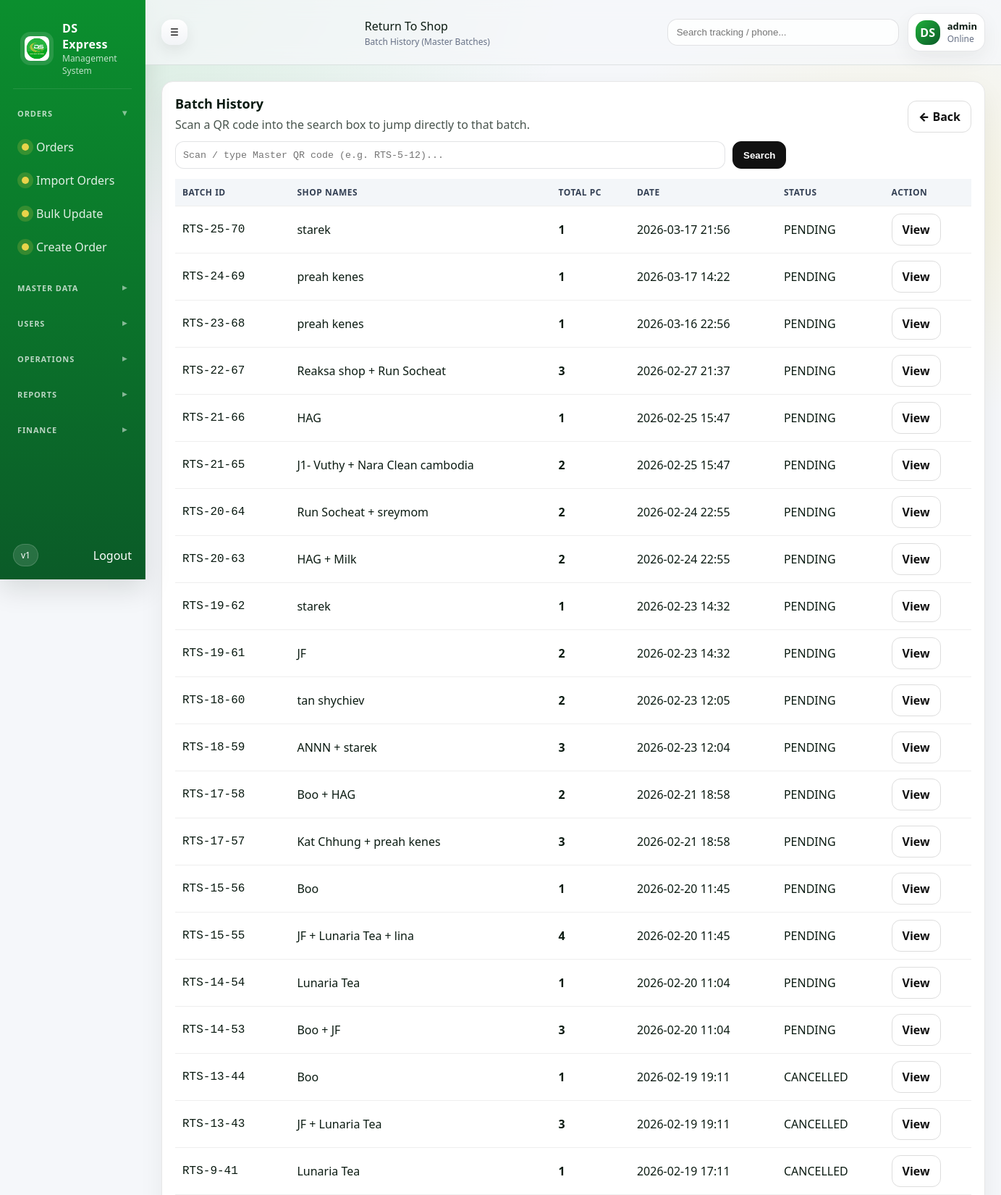
Page /return-shop/history/ (signed in, upper part) on the committed database.
### returnshop/models.py (models this page shows, shortened)
class ReturnShopLabel(models.Model):
    MODE_MERGE = "MERGE"
    MODE_SHOP = "SHOP"
    MODE_CHOICES = [
        (MODE_MERGE, "MERGE"),
        (MODE_SHOP, "SHOP"),
    ]
    batch = models.ForeignKey(
        ReturnShopBatch,
        on_delete=models.CASCADE,
        related_name="labels",
    )
    code = models.CharField(max_length=50, unique=True, blank=True, default="")
    ship_to_address = models.CharField(max_length=255, blank=True, default="")
    ship_to_phone = models.CharField(max_length=50, blank=True, default="")
    cod_amount = models.DecimalField(max_digits=12, decimal_places=2, default=Decimal("0.00"))
    mode = models.CharField(max_length=10, choices=MODE_CHOICES, default=MODE_MERGE)
    shop_name = models.CharField(max_length=255, blank=True, default="")  # "Shop A + Shop B" or single shop
    created_at = models.DateTimeField(auto_now_add=True)
    class Meta:
        ordering = ["-id"]
        indexes = [
            models.Index(fields=["batch", "created_at"]),
            models.Index(fields=["mode"]),
            models.Index(fields=["code"]),
        ]

### masterdata/models.py (models this page shows, shortened)
class Seller(models.Model):
    code = models.CharField(max_length=10, unique=True, blank=True)
    name = models.CharField(max_length=255)
    phone = models.CharField(max_length=50, blank=True)
    address = models.TextField(blank=True)
    is_active = models.BooleanField(default=True)
    portal_user = models.OneToOneField(
        settings.AUTH_USER_MODEL,
        null=True,
        blank=True,
        on_delete=models.SET_NULL,
        related_name="seller_portal",
    )
    created_at = models.DateTimeField(auto_now_add=True)
    class Meta:
        ordering = ["-id"]

### returnshop/views.py (the view)
# urls.py: path("return-shop/history/", views.returnshop_history, name="returnshop_history"),
@login_required
def returnshop_history(request):
    q = (request.GET.get("q") or "").strip()
    if q:
        hit = ReturnShopLabel.objects.filter(code=q).first()
        if hit:
            return redirect("returnshop_label_detail", pk=hit.id)
    labels_qs = (
        ReturnShopLabel.objects
        .select_related("batch", "batch__created_by")
        .prefetch_related(
            Prefetch(
                "batch__labels",
                queryset=ReturnShopLabel.objects.only("id", "batch_id", "code").order_by("id"),
            )
        )
        .order_by("-id")
    )
    if q:
        labels_qs = labels_qs.filter(code__icontains=q)
    label_rows = list(labels_qs[:500])
    batch_map = {}
    for lb in label_rows:
        if lb.batch_id and lb.batch_id not in batch_map:
            batch_map[lb.batch_id] = lb.batch
    progress_map = _build_batch_progress_map(batch_map.values())
    rows = []
    for lb in label_rows:
        total_pc = ReturnShopLabelItem.objects.filter(label=lb).count()
        seller_set = set()
        li_qs = ReturnShopLabelItem.objects.filter(label=lb).select_related("batch_item__order__seller")
        for li in li_qs:
            seller_set.add(_seller_name(li.batch_item.order))
        shop_names = " + ".join(sorted(seller_set)) if seller_set else "-"
        created_at = getattr(lb, "created_at", None) or (lb.batch.assigned_at if lb.batch else None)
        batch_progress = progress_map.get(lb.batch_id or 0, {})
        progress_label = batch_progress.get("label", lb.batch.status if lb.batch else "-")
        rows.append(
            {
                "id": lb.id,
                "code": lb.code,
                "shop_names": shop_names,
                "total_pc": total_pc,
                "created_at": created_at,
                "status": progress_label,
            }
        )
    return render(request, "returnshop/returnshop_history.html", {"q": q, "rows": rows})

### returnshop/models.py (called while the page is built)
    def get_progress_counts(self, done_codes=None):
        done_codes = set(done_codes or [])
        labels_qs = getattr(self, "_prefetched_objects_cache", {}).get("labels")
        if labels_qs is None:
            labels_qs = self.labels.all()
        labels = list(labels_qs)
        total_count = len(labels)
        done_count = 0
        for lb in labels:
            code = (getattr(lb, "code", "") or "").strip()
            if code and code in done_codes:
                done_count += 1
        return {
            "total_count": total_count,
            "done_count": done_count,
            "pending_count": max(total_count - done_count, 0),
        }

    def get_progress_label(self, done_codes=None):
        if self.status == self.STATUS_CANCELLED:
            return self.STATUS_CANCELLED
        counts = self.get_progress_counts(done_codes=done_codes)
        total_count = counts["total_count"]
        done_count = counts["done_count"]
        if total_count <= 0:
            return self.STATUS_PENDING
        if done_count <= 0:
            return self.STATUS_PENDING
        if done_count >= total_count:
            return self.STATUS_DONE
        return f"{done_count}/{total_count} DONE"

### returnshop/views.py (called while the page is built)
def _seller_name(o: Order) -> str:
    s = getattr(o, "seller", None)
    return getattr(s, "name", "-") or "-"

def _get_done_label_codes_from_pp(label_codes):
    codes = [str(x).strip() for x in (label_codes or []) if str(x).strip()]
    if not codes:
        return set()
    return set()

### templates/returnshop/returnshop_history.html (shortened to what this page needs)
{% extends "base.html" %}
{% block page_title %}Return To Shop{% endblock %}
{% block page_subtitle %}Batch History (Master Batches){% endblock %}
{% block content %}
<div class="card" style="padding:18px;border-radius:16px;">
  <div style="display:flex; justify-content:space-between; gap:12px; flex-wrap:wrap; align-items:flex-end;">
    <div>
      <div style="font-size:18px; font-weight:900;">Batch History</div>
      <div style="opacity:.75; margin-top:6px;">Scan a QR code into the search box to jump directly to that batch.</div>
    </div>
    <a class="btn btn-ghost" href="{% url 'returnshop_list' %}">← Back</a>
  </div>
  <form method="get" style="margin-top:12px; display:flex; gap:10px; flex-wrap:wrap;">
    <input class="input mono" name="q" value="{{ q }}" placeholder="Scan / type Master QR code (e.g. RTS-5-12)..." autofocus>
    <button class="btn" type="submit">Search</button>
  </form>
  <div style="margin-top:14px; overflow:auto;">
    <table class="ds-table" style="min-width:1100px;">
      <thead>
        <tr>
          <th class="th">Batch ID</th>
          <th class="th">Shop Names</th>
          <th class="th">Total PC</th>
          <th class="th">Date</th>
          <th class="th">Status</th>
          <th class="th">Action</th>
        </tr>
      </thead>
      <tbody>
        {% for r in rows %}
          <tr>
            <td class="td mono">{{ r.code }}</td>
            <td class="td">{{ r.shop_names }}</td>
            <td class="td"><b>{{ r.total_pc }}</b></td>
            <td class="td">{% if r.created_at %}{{ r.created_at|date:"Y-m-d H:i" }}{% else %}-{% endif %}</td>
            <td class="td">{{ r.status }}</td>
            <td class="td">
              <a class="btn btn-ghost" href="{% url 'returnshop_label_detail' r.id %}">View</a>
            </td>
          </tr>
        {% empty %}
          <tr><td colspan="6" style="padding:14px; opacity:.7;">No batches found.</td></tr>
        {% endfor %}
      </tbody>
    </table>
  </div>
</div>
{% endblock %}

### templates/base.html (shortened to what this page needs)
{% load static %}
<!doctype html>
<html>
  <head>
    <link rel="stylesheet" href="{% static 'css/ds.css' %}" />
  </head>
  <body>
    <div class="app">
      <aside class="sidebar" id="sidebar">
        <div class="brand">
          <img class="brand-logo" src="{% static 'img/ds-logo.png' %}" alt="DS Express" />
          <div class="brand-text">
            <div class="brand-name">DS Express</div>
            <div class="brand-sub">Management System</div>
          </div>
        </div>
        <nav class="menu">
          <div class="menu-title open" data-target="group-orders">Orders</div>
          <div class="menu-group" id="group-orders">
            <a class="menu-item " href="/orders/">
              <span class="dot"></span> Orders
            </a>
            <a class="menu-item {% if request.path == '/orders/import/' %}active{% endif %}" href="/orders/import/">
              <span class="dot"></span> Import Orders
            </a>
            <a class="menu-item {% if request.path|slice:':15' == '/orders/update/' or request.path == '/orders/update/upload/' %}active{% endif %}" href="/orders/update/upload/">
              <span class="dot"></span> Bulk Update
            </a>
            <a class="menu-item {% if request.path == '/orders/create/' %}active{% endif %}" href="/orders/create/">
              <span class="dot"></span> Create Order
            </a>
          </div>
          <div class="menu-title" data-target="group-master">Master Data</div>
          <div class="menu-title" data-target="group-users">Users</div>
          <div class="menu-title" data-target="group-ops">Operations</div>
          <div class="menu-title" data-target="group-reports">Reports</div>
          <div class="menu-title" data-target="group-finance">Finance</div>
        </nav>
        <div class="sidebar-footer">
          <div class="pill">v1</div>
          <form method="post" action="{% url 'logout' %}" class="logout-form">
            <button type="submit" class="logout logout-btn">Logout</button>
          </form>
        </div>
      </aside>
      <main class="main">
        <header class="topbar">
          <button class="icon-btn" id="toggleBtn" type="button">☰</button>
          <div class="topbar-title">
            {% block page_title %}Dashboard{% endblock %}
            <div class="topbar-sub">
              {% block page_subtitle %}DS Express Ops{% endblock %}
            </div>
          </div>
          <div class="topbar-right">
            <div class="search">
              <input placeholder="Search tracking / phone..." />
            </div>
            <div class="user-chip">
              <div class="avatar">DS</div>
              <div class="user-meta">
                <div class="user-name">{{ request.user.username|default:"admin" }}</div>
                <div class="user-role">Online</div>
              </div>
            </div>
          </div>
        </header>
        <section class="content">
          {% block content %}{% endblock %}
        </section>
      </main>
    </div>
  </body>
</html>

### templates/base.html (style rules this page uses)
.menu-title { font-size:11px; font-weight:900; letter-spacing:.08em; text-transform:uppercase; color:rgba(255,255,255,.72); margin:10px 0 8px; padding:0 22px 0 6px; cursor:pointer; position:relative; user-select:none; }
.menu-title::after { content:"▸"; position:absolute; right:6px; top:0; opacity:.7; font-size:12px; line-height:1.2; }
.menu-title.open::after { content:"▾"; }
.menu-group { display:block; }
.logout-btn { background:none; border:0; padding:0; color:inherit; font:inherit; cursor:pointer; }
.logout-form { margin:0; }

### templates/returnshop/returnshop_history.html (style rules this page uses)
.mono { font-family:ui-monospace,Consolas,monospace; }
.btn { padding:10px 14px;border-radius:12px;border:1px solid #111;background:#111;color:#fff;cursor:pointer;text-decoration:none;font-weight:900; }
.btn-ghost { padding:10px 14px;border-radius:12px;border:1px solid #ddd;background:#fff;color:#111;cursor:pointer;text-decoration:none;font-weight:900; }
.input { height:40px;padding:8px 10px;border-radius:12px;border:1px solid #e6e6e6;background:#fff; width:min(760px,100%); }
.th { text-align:center; }
.td { text-align:center; }

### rows in the picture
ReturnShopLabel: code "RTS-25-70", created_at "2026-03-17 21:56"
Seller: shop_names "starek" "starek"
ReturnShopLabel: code "RTS-24-69", created_at "2026-03-17 14:22"
Seller: shop_names "preah kenes" "preah kenes"
ReturnShopLabel: code "RTS-23-68", created_at "2026-03-16 22:56"
ReturnShopLabel: code "RTS-22-67", created_at "2026-02-27 21:37"
ReturnShopLabel: code "RTS-21-66", created_at "2026-02-25 15:47"
Seller: shop_names "HAG"
ReturnShopLabel: code "RTS-21-65", created_at "2026-02-25 15:47"
ReturnShopLabel: code "RTS-20-64", created_at "2026-02-24 22:55"
ReturnShopLabel: code "RTS-20-63", created_at "2026-02-24 22:55"
ReturnShopLabel: code "RTS-19-62", created_at "2026-02-23 14:32"
ReturnShopLabel: code "RTS-19-61", created_at "2026-02-23 14:32"
Seller: shop_names "JF"
ReturnShopLabel: code "RTS-18-60", created_at "2026-02-23 12:05"
Seller: shop_names "tan shychiev"
ReturnShopLabel: code "RTS-18-59", created_at "2026-02-23 12:04"
ReturnShopLabel: code "RTS-17-58", created_at "2026-02-21 18:58"
ReturnShopLabel: code "RTS-17-57", created_at "2026-02-21 18:58"
ReturnShopLabel: code "RTS-15-56", created_at "2026-02-20 11:45"
Seller: shop_names "Boo" "Boo"
ReturnShopLabel: code "RTS-15-55", created_at "2026-02-20 11:45"
ReturnShopLabel: code "RTS-14-54", created_at "2026-02-20 11:04"
Seller: shop_names "Lunaria Tea" "Lunaria Tea"
ReturnShopLabel: code "RTS-14-53", created_at "2026-02-20 11:04"
ReturnShopLabel: code "RTS-13-44", created_at "2026-02-19 19:11"
ReturnShopLabel: code "RTS-13-43", created_at "2026-02-19 19:11"
ReturnShopLabel: code "RTS-9-41", created_at "2026-02-19 17:11"

### other values in the picture
{{ request.user.username|default:"admin" }} "admin"
{{ r.total_pc }} "1" "1" "1" "3" "1" "2" "2" "2" "1" "2" "2" "3" "2" "3" "1" "4" "1" "3" "1" "3" "1"
{{ r.status }} "PENDING" "PENDING" "PENDING" "PENDING" "PENDING" "PENDING" "PENDING" "PENDING" "PENDING" "PENDING" "PENDING" "PENDING" "PENDING" "PENDING" "PENDING" "PENDING" "PENDING" "PENDING" "CANCELLED" "CANCELLED" "CANCELLED"
{{ r.shop_names }} "Reaksa shop + Run Socheat" "J1- Vuthy + Nara Clean cambodia" "Run Socheat + sreymom" "HAG + Milk" "ANNN + starek" "Boo + HAG" "Kat Chhung + preah kenes" "JF + Lunaria Tea + lina" "Boo + JF" "JF + Lunaria Tea"
